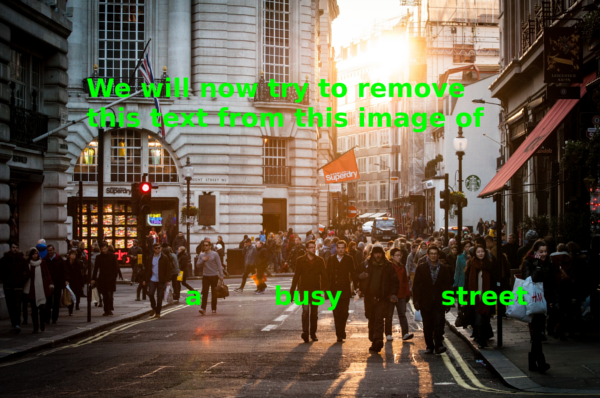
#> input picture images/inpainting/corrupt_images/street_corrupt.png, 600 x 398 px
$ python script.py
#> lines starting #> are read from the running program, lines starting #| are printed output that depends on the picture; after the words box and inside, x2 and y2 are one past the last pixel; in counts of white or black regions, pixels touching at a corner belong together
import numpy as np
import cv2 as cv
from matplotlib import pyplot as plt

if __name__ == '__main__':
	img = cv.imread('images/inpainting/corrupt_images/street_corrupt.png', cv.IMREAD_COLOR)
#> img is the input picture: shape (398, 600, 3); mean B, G, R 72.6, 90.8, 99.2
	imgRGB = img.copy()
	imgRGB[:, :, 0] = img[:, :, 2]
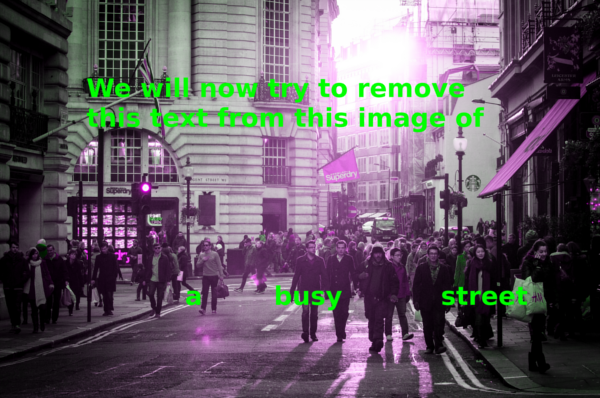
#> imgRGB: shape (398, 600, 3); mean B, G, R 99.2, 90.8, 99.2
	imgRGB[:, :, 2] = img[:, :, 0]
	plt.imshow(imgRGB)
	plt.xticks([]), plt.yticks([])
	plt.show()
	rows, cols, chans = img.shape
#> rows = 398; cols = 600; chans = 3
	mask = np.zeros([rows,cols])
	intensities = np.zeros(chans)
#> intensities = [0, 0, 0]
	threshold  = 24000
	for i in range(chans):
		intensities[i] = int(input())
#> this loop made 3 passes; the answer given on pass 1: 3
#> after the loop, intensities = [3, 3, 3]

	for i in range(rows):
		for j in range(cols):
			if sum((img[i,j,:] - intensities)*(img[i,j,:] - intensities)) <= threshold :
				mask[i,j]=255
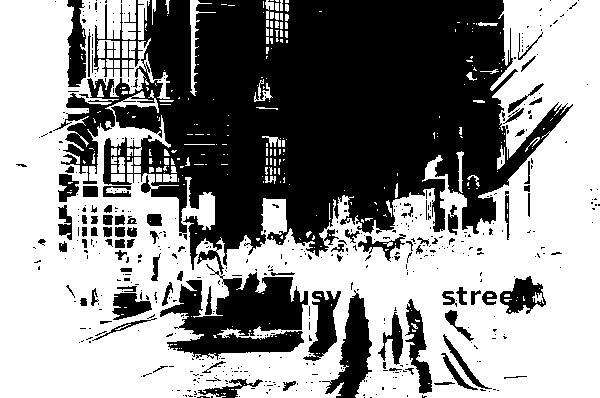
#> mask: shape (398, 600) float64; 56% white; 513 black regions (424 under 20 px), largest, box (x1, y1, x2, y2) and area: (53, 0, 573, 275) 80865, (160, 264, 308, 360) 7559, (322, 290, 372, 398) 2366

	cv.imshow('mask', mask)
	cv.waitKey()

$ run again, with images/inpainting/corrupt_images/damaged_corrupt.png copied over images/inpainting/corrupt_images/street_corrupt.png
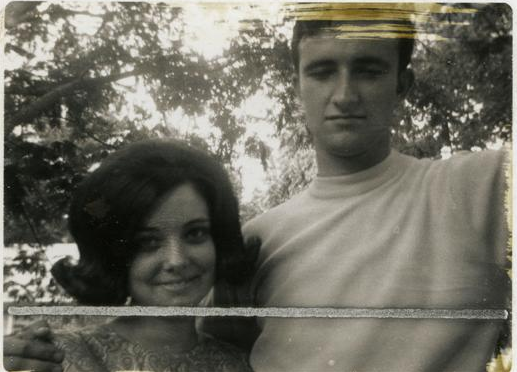
#> input picture images/inpainting/corrupt_images/damaged_corrupt.png, 517 x 372 px
#> img is the input picture: shape (372, 517, 3); mean B, G, R 97.8, 108.8, 110.3
#> `imgRGB[:, :, 0] = img[:, :, 2]`:
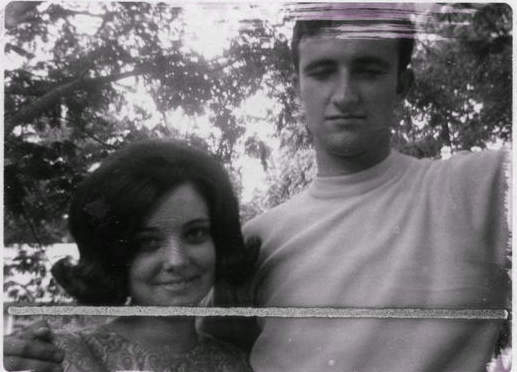
#> imgRGB: shape (372, 517, 3); mean B, G, R 110.3, 108.8, 110.3
#> the loop `for i in range(chans):` made 3 passes; the answer given on pass 1: 3
#> after the loop `for i in range(rows):`:
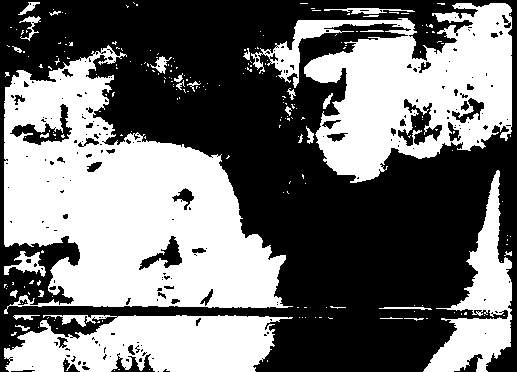
#> mask: shape (372, 517) float64; 45.2% white; 228 white regions (197 under 20 px), largest, box (x1, y1, x2, y2) and area: (4, 45, 293, 314) 41804, (251, 3, 512, 183) 23506, (4, 315, 293, 372) 12357
